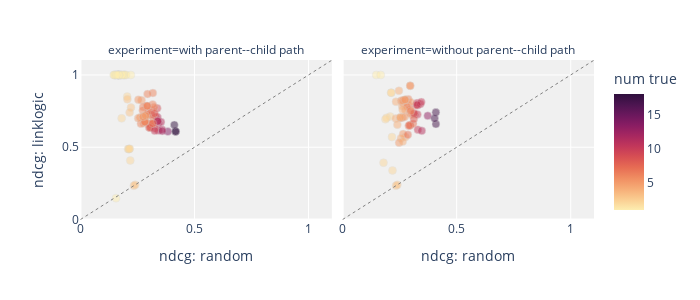
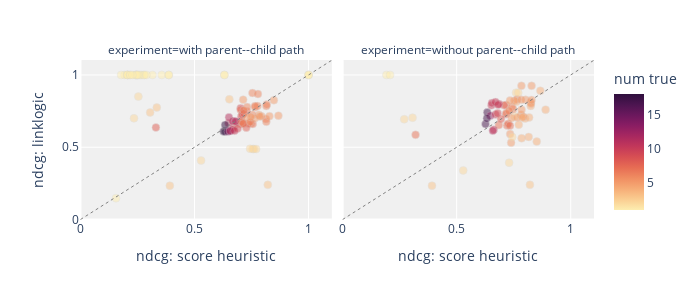
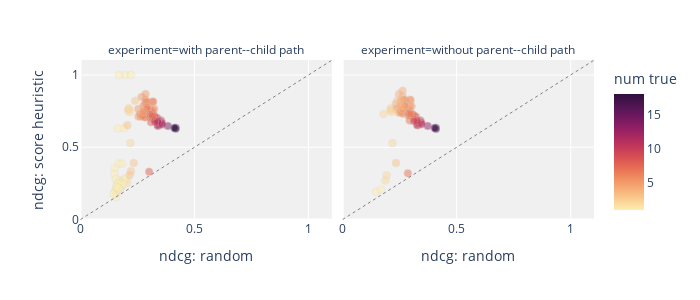

These figures' notebook cell, in order:
### Code cell
overlay = 'num true'
M = pd.DataFrame(metrics)  

plot_scatter_with_facets(M=M, x='ndcg: random', y='ndcg: linklogic', color=overlay, filename=None)
plot_scatter_with_facets(M=M, x='ndcg: score heuristic', y='ndcg: linklogic', color=overlay, filename=None)
plot_scatter_with_facets(M=M, x='ndcg: random', y='ndcg: score heuristic', color=overlay, filename=None)

### Figure 1 — Plotly figure (JSON) as saved in the notebook; plotly's stock layout.template omitted (floating-point values rounded to 4 significant figures; data arrays with more than 128 entries replaced by an {"elided": "..."} marker saying what was removed)
{"data": [{"customdata": {"elided": "98x2 mixed values"}, "hovertemplate": "experiment=with parent--child path<br>ndcg: random=%{x}<br>ndcg: linklogic=%{y}<br>query triple=%{customdata[0]}<br>kge score=%{customdata[1]}<br>num true=%{marker.color}<extra></extra>", "legendgroup": "", "marker": {"color": [2, 18, 1, 8, 2, 2, 5, 6, 18, 5, 1, 11, 7, 1, 1, 1, 1, 1, 1, 7, 9, 1, 11, 1, 9, 2, 1, 11, 1, 1, 1, 2, 1, 7, 6, 1, 6, 1, 5, 6, 14, 11, 8, 7, 1, 6, 6, 3, 11, 5, 6, 8, 7, 2, 1, 1, 1, 1, 8, 1, 11, 5, 9, 6, 12, 1, 3, 5, 6, 8, 1, 5, 18, 3, 6, 1, 6, 5, 11, 1, 3, 10, 6, 1, 1, 6, 1, 1, 1, 2, 7, 5, 6, 6, 6, 3, 5, 5], "coloraxis": "coloraxis", "line": {"color": "lightgrey", "width": 0.5}, "opacity": 0.5, "size": 8, "symbol": "circle"}, "mode": "markers", "name": "", "orientation": "v", "showlegend": false, "type": "scatter", "x": [0.2135, 0.417, 0.172, 0.3089, 0.1805, 0.2048, 0.299, 0.2837, 0.4173, 0.2775, 0.1557, 0.3411, 0.3048, 0.1636, 0.1665, 0.1909, 0.192, 0.1498, 0.1675, 0.3055, 0.3367, 0.1538, 0.3378, 0.1492, 0.3304, 0.2183, 0.1635, 0.3532, 0.1968, 0.1661, 0.1861, 0.2085, 0.1554, 0.3137, 0.3189, 0.1757, 0.3232, 0.1642, 0.2826, 0.2647, 0.3832, 0.3415, 0.3114, 0.3134, 0.1533, 0.2941, 0.285, 0.2213, 0.3573, 0.2858, 0.3173, 0.3007, 0.299, 0.2119, 0.1454, 0.1999, 0.1684, 0.1771, 0.3247, 0.1793, 0.3399, 0.253, 0.3264, 0.2939, 0.3584, 0.1891, 0.2339, 0.2678, 0.2902, 0.3046, 0.1714, 0.2537, 0.4114, 0.2056, 0.2744, 0.2209, 0.3165, 0.2604, 0.3384, 0.1652, 0.2399, 0.3256, 0.2817, 0.1621, 0.1644, 0.2729, 0.182, 0.1684, 0.1573, 0.216, 0.3166, 0.2747, 0.2819, 0.2916, 0.2931, 0.2154, 0.274, 0.2852], "xaxis": "x", "y": [0.4878, 0.6093, 1, 0.6384, 0.7, 0.8503, 0.7239, 0.6762, 0.6095, 0.6666, 0.1475, 0.6659, 0.6599, 1, 1, 1, 1, 1, 1, 0.6603, 0.77, 1, 0.7074, 1, 0.7123, 0.408, 1, 0.6744, 1, 1, 1, 0.4875, 1, 0.758, 0.6959, 1, 0.7761, 1, 0.7145, 0.663, 0.6085, 0.6155, 0.7253, 0.6635, 1, 0.7247, 0.6758, 0.7743, 0.6225, 0.715, 0.8751, 0.6364, 0.7491, 0.4871, 1, 1, 1, 1, 0.7344, 1, 0.6806, 0.7005, 0.6289, 0.8682, 0.6115, 1, 0.2339, 0.8254, 0.7846, 0.6355, 1, 0.8292, 0.6545, 0.8314, 0.7778, 1, 0.7956, 0.7054, 0.6797, 1, 0.2399, 0.6136, 0.6751, 1, 1, 0.7549, 1, 1, 1, 0.4896, 0.6639, 0.713, 0.6752, 0.7852, 0.7849, 0.7405, 0.7094, 0.7185], "yaxis": "y"}, {"customdata": {"elided": "66x2 mixed values"}, "hovertemplate": "experiment=without parent--child path<br>ndcg: random=%{x}<br>ndcg: linklogic=%{y}<br>query triple=%{customdata[0]}<br>kge score=%{customdata[1]}<br>num true=%{marker.color}<extra></extra>", "legendgroup": "", "marker": {"color": [2, 17, 7, 1, 1, 4, 5, 17, 4, 10, 6, 6, 8, 10, 8, 2, 10, 2, 6, 5, 5, 4, 5, 13, 10, 7, 6, 5, 5, 2, 10, 4, 5, 7, 6, 2, 7, 10, 4, 8, 5, 11, 3, 4, 5, 7, 4, 17, 2, 5, 5, 4, 10, 3, 9, 5, 5, 2, 6, 4, 5, 5, 5, 2, 4, 4], "coloraxis": "coloraxis", "line": {"color": "lightgrey", "width": 0.5}, "opacity": 0.5, "size": 8, "symbol": "circle"}, "mode": "markers", "name": "", "orientation": "v", "showlegend": false, "type": "scatter", "x": [0.2138, 0.4087, 0.294, 0.1472, 0.1672, 0.2757, 0.2652, 0.409, 0.2557, 0.3293, 0.2879, 0.2885, 0.3224, 0.3262, 0.3162, 0.2186, 0.341, 0.2087, 0.2962, 0.2983, 0.3023, 0.2605, 0.2474, 0.3731, 0.3297, 0.2963, 0.296, 0.275, 0.2664, 0.1929, 0.345, 0.2635, 0.2967, 0.2861, 0.2823, 0.2122, 0.3091, 0.3282, 0.2331, 0.3125, 0.2747, 0.3471, 0.2339, 0.2468, 0.2713, 0.2898, 0.2338, 0.4032, 0.1791, 0.2565, 0.296, 0.24, 0.3267, 0.2399, 0.3131, 0.2633, 0.2551, 0.2163, 0.299, 0.2532, 0.2635, 0.2726, 0.274, 0.1877, 0.2525, 0.2629], "xaxis": "x2", "y": [0.8772, 0.7411, 0.653, 1, 1, 0.5715, 0.5917, 0.6601, 0.5624, 0.7901, 0.8324, 0.7921, 0.7904, 0.8059, 0.7288, 0.3394, 0.7989, 0.7129, 0.7367, 0.8118, 0.7255, 0.7859, 0.5307, 0.7174, 0.6217, 0.6509, 0.7636, 0.7599, 0.8004, 0.7044, 0.8129, 0.5388, 0.9248, 0.5859, 0.7791, 0.8772, 0.6626, 0.7268, 0.6981, 0.6957, 0.8277, 0.6133, 0.2339, 0.8907, 0.8272, 0.649, 0.8147, 0.6997, 0.3929, 0.8222, 0.9247, 0.6563, 0.7931, 0.2399, 0.7351, 0.823, 0.7016, 0.5706, 0.7513, 0.7065, 0.705, 0.7106, 0.8282, 0.6934, 0.7056, 0.7601], "yaxis": "y2"}], "layout": {"annotations": [{"font": {}, "showarrow": false, "text": "experiment=with parent--child path", "x": 0.245, "xanchor": "center", "xref": "paper", "y": 1, "yanchor": "bottom", "yref": "paper"}, {"font": {}, "showarrow": false, "text": "experiment=without parent--child path", "x": 0.755, "xanchor": "center", "xref": "paper", "y": 1, "yanchor": "bottom", "yref": "paper"}], "coloraxis": {"colorbar": {"title": {"text": "num true"}}, "colorscale": [[0, "rgb(253, 237, 176)"], [0.09091, "rgb(250, 205, 145)"], [0.1818, "rgb(246, 173, 119)"], [0.2727, "rgb(240, 142, 98)"], [0.3636, "rgb(231, 109, 84)"], [0.4545, "rgb(216, 80, 83)"], [0.5455, "rgb(195, 56, 90)"], [0.6364, "rgb(168, 40, 96)"], [0.7273, "rgb(138, 29, 99)"], [0.8182, "rgb(107, 24, 93)"], [0.9091, "rgb(76, 21, 80)"], [1, "rgb(47, 15, 61)"]]}, "height": 300, "legend": {"tracegroupgap": 0}, "margin": {"t": 60}, "plot_bgcolor": "#f0f0f0", "shapes": [{"line": {"color": "gray", "dash": "dot", "width": 1}, "type": "line", "x0": 0, "x1": 1.1, "xref": "x", "y0": 0, "y1": 1.1, "yref": "y"}, {"line": {"color": "gray", "dash": "dot", "width": 1}, "type": "line", "x0": 0, "x1": 1.1, "xref": "x2", "y0": 0, "y1": 1.1, "yref": "y2"}], "width": 700, "xaxis": {"anchor": "y", "autorange": true, "domain": [0, 0.49], "range": [-0.002163, 1.102], "title": {"text": "ndcg: random"}, "type": "linear"}, "xaxis2": {"anchor": "y2", "autorange": true, "domain": [0.51, 1], "matches": "x", "range": [-0.002163, 1.102], "title": {"text": "ndcg: random"}, "type": "linear"}, "yaxis": {"anchor": "x", "autorange": true, "domain": [0, 1], "range": [-0.003459, 1.103], "title": {"text": "ndcg: linklogic"}, "type": "linear"}, "yaxis2": {"anchor": "x2", "autorange": true, "domain": [0, 1], "matches": "y", "range": [-0.003459, 1.103], "showticklabels": false, "type": "linear"}}}

### Figure 2 — Plotly figure (JSON) as saved in the notebook; plotly's stock layout.template omitted (floating-point values rounded to 4 significant figures; data arrays with more than 128 entries replaced by an {"elided": "..."} marker saying what was removed)
{"data": [{"customdata": {"elided": "98x2 mixed values"}, "hovertemplate": "experiment=with parent--child path<br>ndcg: score heuristic=%{x}<br>ndcg: linklogic=%{y}<br>query triple=%{customdata[0]}<br>kge score=%{customdata[1]}<br>num true=%{marker.color}<extra></extra>", "legendgroup": "", "marker": {"color": [2, 18, 1, 8, 2, 2, 5, 6, 18, 5, 1, 11, 7, 1, 1, 1, 1, 1, 1, 7, 9, 1, 11, 1, 9, 2, 1, 11, 1, 1, 1, 2, 1, 7, 6, 1, 6, 1, 5, 6, 14, 11, 8, 7, 1, 6, 6, 3, 11, 5, 6, 8, 7, 2, 1, 1, 1, 1, 8, 1, 11, 5, 9, 6, 12, 1, 3, 5, 6, 8, 1, 5, 18, 3, 6, 1, 6, 5, 11, 1, 3, 10, 6, 1, 1, 6, 1, 1, 1, 2, 7, 5, 6, 6, 6, 3, 5, 5], "coloraxis": "coloraxis", "line": {"color": "lightgrey", "width": 0.5}, "opacity": 0.5, "size": 8, "symbol": "circle"}, "mode": "markers", "name": "", "orientation": "v", "showlegend": false, "type": "scatter", "x": [0.7602, 0.6349, 0.2702, 0.6734, 0.2345, 0.2538, 0.7819, 0.7072, 0.6273, 0.7477, 0.1556, 0.6489, 0.7553, 0.2058, 0.2058, 0.6309, 0.2789, 0.3562, 0.3869, 0.7015, 0.702, 0.1934, 0.6509, 0.3155, 0.7048, 0.5287, 0.2447, 0.6841, 1, 0.25, 0.2626, 0.755, 0.2789, 0.7024, 0.8132, 0.2447, 0.7653, 0.6309, 0.7936, 0.7134, 0.6471, 0.6567, 0.7098, 0.7366, 0.2058, 0.7533, 0.8148, 0.3345, 0.6673, 0.8285, 0.754, 0.3307, 0.7294, 0.7701, 0.1781, 0.2891, 1, 0.256, 0.7171, 0.2398, 0.6675, 0.7642, 0.689, 0.7781, 0.6564, 0.2447, 0.3917, 0.8479, 0.8148, 0.7271, 0.2038, 0.7134, 0.6338, 0.6528, 0.7305, 1, 0.8166, 0.7294, 0.679, 0.2058, 0.8212, 0.6756, 0.7065, 0.2181, 0.25, 0.7159, 0.3869, 0.2181, 0.2277, 0.7436, 0.714, 0.7855, 0.7444, 0.7762, 0.7653, 0.3054, 0.7468, 0.8678], "xaxis": "x", "y": [0.4878, 0.6093, 1, 0.6384, 0.7, 0.8503, 0.7239, 0.6762, 0.6095, 0.6666, 0.1475, 0.6659, 0.6599, 1, 1, 1, 1, 1, 1, 0.6603, 0.77, 1, 0.7074, 1, 0.7123, 0.408, 1, 0.6744, 1, 1, 1, 0.4875, 1, 0.758, 0.6959, 1, 0.7761, 1, 0.7145, 0.663, 0.6085, 0.6155, 0.7253, 0.6635, 1, 0.7247, 0.6758, 0.7743, 0.6225, 0.715, 0.8751, 0.6364, 0.7491, 0.4871, 1, 1, 1, 1, 0.7344, 1, 0.6806, 0.7005, 0.6289, 0.8682, 0.6115, 1, 0.2339, 0.8254, 0.7846, 0.6355, 1, 0.8292, 0.6545, 0.8314, 0.7778, 1, 0.7956, 0.7054, 0.6797, 1, 0.2399, 0.6136, 0.6751, 1, 1, 0.7549, 1, 1, 1, 0.4896, 0.6639, 0.713, 0.6752, 0.7852, 0.7849, 0.7405, 0.7094, 0.7185], "yaxis": "y"}, {"customdata": {"elided": "66x2 mixed values"}, "hovertemplate": "experiment=without parent--child path<br>ndcg: score heuristic=%{x}<br>ndcg: linklogic=%{y}<br>query triple=%{customdata[0]}<br>kge score=%{customdata[1]}<br>num true=%{marker.color}<extra></extra>", "legendgroup": "", "marker": {"color": [2, 17, 7, 1, 1, 4, 5, 17, 4, 10, 6, 6, 8, 10, 8, 2, 10, 2, 6, 5, 5, 4, 5, 13, 10, 7, 6, 5, 5, 2, 10, 4, 5, 7, 6, 2, 7, 10, 4, 8, 5, 11, 3, 4, 5, 7, 4, 17, 2, 5, 5, 4, 10, 3, 9, 5, 5, 2, 6, 4, 5, 5, 5, 2, 4, 4], "coloraxis": "coloraxis", "line": {"color": "lightgrey", "width": 0.5}, "opacity": 0.5, "size": 8, "symbol": "circle"}, "mode": "markers", "name": "", "orientation": "v", "showlegend": false, "type": "scatter", "x": [0.7602, 0.634, 0.6851, 0.192, 0.208, 0.8159, 0.7345, 0.6265, 0.7849, 0.6527, 0.7653, 0.7171, 0.7083, 0.6544, 0.7164, 0.5287, 0.6856, 0.755, 0.7181, 0.8242, 0.7827, 0.8246, 0.7388, 0.6476, 0.6626, 0.721, 0.7476, 0.7845, 0.8262, 0.3066, 0.6702, 0.8511, 0.784, 0.3198, 0.7424, 0.7701, 0.7262, 0.6705, 0.8001, 0.6944, 0.8022, 0.6585, 0.3917, 0.867, 0.8285, 0.734, 0.7617, 0.6327, 0.73, 0.7531, 0.8285, 0.7724, 0.6815, 0.8212, 0.6799, 0.7338, 0.7407, 0.7436, 0.7295, 0.8178, 0.7659, 0.7928, 0.7838, 0.27, 0.7871, 0.89], "xaxis": "x2", "y": [0.8772, 0.7411, 0.653, 1, 1, 0.5715, 0.5917, 0.6601, 0.5624, 0.7901, 0.8324, 0.7921, 0.7904, 0.8059, 0.7288, 0.3394, 0.7989, 0.7129, 0.7367, 0.8118, 0.7255, 0.7859, 0.5307, 0.7174, 0.6217, 0.6509, 0.7636, 0.7599, 0.8004, 0.7044, 0.8129, 0.5388, 0.9248, 0.5859, 0.7791, 0.8772, 0.6626, 0.7268, 0.6981, 0.6957, 0.8277, 0.6133, 0.2339, 0.8907, 0.8272, 0.649, 0.8147, 0.6997, 0.3929, 0.8222, 0.9247, 0.6563, 0.7931, 0.2399, 0.7351, 0.823, 0.7016, 0.5706, 0.7513, 0.7065, 0.705, 0.7106, 0.8282, 0.6934, 0.7056, 0.7601], "yaxis": "y2"}], "layout": {"annotations": [{"font": {}, "showarrow": false, "text": "experiment=with parent--child path", "x": 0.245, "xanchor": "center", "xref": "paper", "y": 1, "yanchor": "bottom", "yref": "paper"}, {"font": {}, "showarrow": false, "text": "experiment=without parent--child path", "x": 0.755, "xanchor": "center", "xref": "paper", "y": 1, "yanchor": "bottom", "yref": "paper"}], "coloraxis": {"colorbar": {"title": {"text": "num true"}}, "colorscale": [[0, "rgb(253, 237, 176)"], [0.09091, "rgb(250, 205, 145)"], [0.1818, "rgb(246, 173, 119)"], [0.2727, "rgb(240, 142, 98)"], [0.3636, "rgb(231, 109, 84)"], [0.4545, "rgb(216, 80, 83)"], [0.5455, "rgb(195, 56, 90)"], [0.6364, "rgb(168, 40, 96)"], [0.7273, "rgb(138, 29, 99)"], [0.8182, "rgb(107, 24, 93)"], [0.9091, "rgb(76, 21, 80)"], [1, "rgb(47, 15, 61)"]]}, "height": 300, "legend": {"tracegroupgap": 0}, "margin": {"t": 60}, "plot_bgcolor": "#f0f0f0", "shapes": [{"line": {"color": "gray", "dash": "dot", "width": 1}, "type": "line", "x0": 0, "x1": 1.1, "xref": "x", "y0": 0, "y1": 1.1, "yref": "y"}, {"line": {"color": "gray", "dash": "dot", "width": 1}, "type": "line", "x0": 0, "x1": 1.1, "xref": "x2", "y0": 0, "y1": 1.1, "yref": "y2"}], "width": 700, "xaxis": {"anchor": "y", "autorange": true, "domain": [0, 0.49], "range": [-0.002163, 1.102], "title": {"text": "ndcg: score heuristic"}, "type": "linear"}, "xaxis2": {"anchor": "y2", "autorange": true, "domain": [0.51, 1], "matches": "x", "range": [-0.002163, 1.102], "title": {"text": "ndcg: score heuristic"}, "type": "linear"}, "yaxis": {"anchor": "x", "autorange": true, "domain": [0, 1], "range": [-0.003459, 1.103], "title": {"text": "ndcg: linklogic"}, "type": "linear"}, "yaxis2": {"anchor": "x2", "autorange": true, "domain": [0, 1], "matches": "y", "range": [-0.003459, 1.103], "showticklabels": false, "type": "linear"}}}

### Figure 3 — Plotly figure (JSON) as saved in the notebook; plotly's stock layout.template omitted (floating-point values rounded to 4 significant figures; data arrays with more than 128 entries replaced by an {"elided": "..."} marker saying what was removed)
{"data": [{"customdata": {"elided": "98x2 mixed values"}, "hovertemplate": "experiment=with parent--child path<br>ndcg: random=%{x}<br>ndcg: score heuristic=%{y}<br>query triple=%{customdata[0]}<br>kge score=%{customdata[1]}<br>num true=%{marker.color}<extra></extra>", "legendgroup": "", "marker": {"color": [2, 18, 1, 8, 2, 2, 5, 6, 18, 5, 1, 11, 7, 1, 1, 1, 1, 1, 1, 7, 9, 1, 11, 1, 9, 2, 1, 11, 1, 1, 1, 2, 1, 7, 6, 1, 6, 1, 5, 6, 14, 11, 8, 7, 1, 6, 6, 3, 11, 5, 6, 8, 7, 2, 1, 1, 1, 1, 8, 1, 11, 5, 9, 6, 12, 1, 3, 5, 6, 8, 1, 5, 18, 3, 6, 1, 6, 5, 11, 1, 3, 10, 6, 1, 1, 6, 1, 1, 1, 2, 7, 5, 6, 6, 6, 3, 5, 5], "coloraxis": "coloraxis", "line": {"color": "lightgrey", "width": 0.5}, "opacity": 0.5, "size": 8, "symbol": "circle"}, "mode": "markers", "name": "", "orientation": "v", "showlegend": false, "type": "scatter", "x": [0.2135, 0.417, 0.172, 0.3089, 0.1805, 0.2048, 0.299, 0.2837, 0.4173, 0.2775, 0.1557, 0.3411, 0.3048, 0.1636, 0.1665, 0.1909, 0.192, 0.1498, 0.1675, 0.3055, 0.3367, 0.1538, 0.3378, 0.1492, 0.3304, 0.2183, 0.1635, 0.3532, 0.1968, 0.1661, 0.1861, 0.2085, 0.1554, 0.3137, 0.3189, 0.1757, 0.3232, 0.1642, 0.2826, 0.2647, 0.3832, 0.3415, 0.3114, 0.3134, 0.1533, 0.2941, 0.285, 0.2213, 0.3573, 0.2858, 0.3173, 0.3007, 0.299, 0.2119, 0.1454, 0.1999, 0.1684, 0.1771, 0.3247, 0.1793, 0.3399, 0.253, 0.3264, 0.2939, 0.3584, 0.1891, 0.2339, 0.2678, 0.2902, 0.3046, 0.1714, 0.2537, 0.4114, 0.2056, 0.2744, 0.2209, 0.3165, 0.2604, 0.3384, 0.1652, 0.2399, 0.3256, 0.2817, 0.1621, 0.1644, 0.2729, 0.182, 0.1684, 0.1573, 0.216, 0.3166, 0.2747, 0.2819, 0.2916, 0.2931, 0.2154, 0.274, 0.2852], "xaxis": "x", "y": [0.7602, 0.6349, 0.2702, 0.6734, 0.2345, 0.2538, 0.7819, 0.7072, 0.6273, 0.7477, 0.1556, 0.6489, 0.7553, 0.2058, 0.2058, 0.6309, 0.2789, 0.3562, 0.3869, 0.7015, 0.702, 0.1934, 0.6509, 0.3155, 0.7048, 0.5287, 0.2447, 0.6841, 1, 0.25, 0.2626, 0.755, 0.2789, 0.7024, 0.8132, 0.2447, 0.7653, 0.6309, 0.7936, 0.7134, 0.6471, 0.6567, 0.7098, 0.7366, 0.2058, 0.7533, 0.8148, 0.3345, 0.6673, 0.8285, 0.754, 0.3307, 0.7294, 0.7701, 0.1781, 0.2891, 1, 0.256, 0.7171, 0.2398, 0.6675, 0.7642, 0.689, 0.7781, 0.6564, 0.2447, 0.3917, 0.8479, 0.8148, 0.7271, 0.2038, 0.7134, 0.6338, 0.6528, 0.7305, 1, 0.8166, 0.7294, 0.679, 0.2058, 0.8212, 0.6756, 0.7065, 0.2181, 0.25, 0.7159, 0.3869, 0.2181, 0.2277, 0.7436, 0.714, 0.7855, 0.7444, 0.7762, 0.7653, 0.3054, 0.7468, 0.8678], "yaxis": "y"}, {"customdata": {"elided": "66x2 mixed values"}, "hovertemplate": "experiment=without parent--child path<br>ndcg: random=%{x}<br>ndcg: score heuristic=%{y}<br>query triple=%{customdata[0]}<br>kge score=%{customdata[1]}<br>num true=%{marker.color}<extra></extra>", "legendgroup": "", "marker": {"color": [2, 17, 7, 1, 1, 4, 5, 17, 4, 10, 6, 6, 8, 10, 8, 2, 10, 2, 6, 5, 5, 4, 5, 13, 10, 7, 6, 5, 5, 2, 10, 4, 5, 7, 6, 2, 7, 10, 4, 8, 5, 11, 3, 4, 5, 7, 4, 17, 2, 5, 5, 4, 10, 3, 9, 5, 5, 2, 6, 4, 5, 5, 5, 2, 4, 4], "coloraxis": "coloraxis", "line": {"color": "lightgrey", "width": 0.5}, "opacity": 0.5, "size": 8, "symbol": "circle"}, "mode": "markers", "name": "", "orientation": "v", "showlegend": false, "type": "scatter", "x": [0.2138, 0.4087, 0.294, 0.1472, 0.1672, 0.2757, 0.2652, 0.409, 0.2557, 0.3293, 0.2879, 0.2885, 0.3224, 0.3262, 0.3162, 0.2186, 0.341, 0.2087, 0.2962, 0.2983, 0.3023, 0.2605, 0.2474, 0.3731, 0.3297, 0.2963, 0.296, 0.275, 0.2664, 0.1929, 0.345, 0.2635, 0.2967, 0.2861, 0.2823, 0.2122, 0.3091, 0.3282, 0.2331, 0.3125, 0.2747, 0.3471, 0.2339, 0.2468, 0.2713, 0.2898, 0.2338, 0.4032, 0.1791, 0.2565, 0.296, 0.24, 0.3267, 0.2399, 0.3131, 0.2633, 0.2551, 0.2163, 0.299, 0.2532, 0.2635, 0.2726, 0.274, 0.1877, 0.2525, 0.2629], "xaxis": "x2", "y": [0.7602, 0.634, 0.6851, 0.192, 0.208, 0.8159, 0.7345, 0.6265, 0.7849, 0.6527, 0.7653, 0.7171, 0.7083, 0.6544, 0.7164, 0.5287, 0.6856, 0.755, 0.7181, 0.8242, 0.7827, 0.8246, 0.7388, 0.6476, 0.6626, 0.721, 0.7476, 0.7845, 0.8262, 0.3066, 0.6702, 0.8511, 0.784, 0.3198, 0.7424, 0.7701, 0.7262, 0.6705, 0.8001, 0.6944, 0.8022, 0.6585, 0.3917, 0.867, 0.8285, 0.734, 0.7617, 0.6327, 0.73, 0.7531, 0.8285, 0.7724, 0.6815, 0.8212, 0.6799, 0.7338, 0.7407, 0.7436, 0.7295, 0.8178, 0.7659, 0.7928, 0.7838, 0.27, 0.7871, 0.89], "yaxis": "y2"}], "layout": {"annotations": [{"font": {}, "showarrow": false, "text": "experiment=with parent--child path", "x": 0.245, "xanchor": "center", "xref": "paper", "y": 1, "yanchor": "bottom", "yref": "paper"}, {"font": {}, "showarrow": false, "text": "experiment=without parent--child path", "x": 0.755, "xanchor": "center", "xref": "paper", "y": 1, "yanchor": "bottom", "yref": "paper"}], "coloraxis": {"colorbar": {"title": {"text": "num true"}}, "colorscale": [[0, "rgb(253, 237, 176)"], [0.09091, "rgb(250, 205, 145)"], [0.1818, "rgb(246, 173, 119)"], [0.2727, "rgb(240, 142, 98)"], [0.3636, "rgb(231, 109, 84)"], [0.4545, "rgb(216, 80, 83)"], [0.5455, "rgb(195, 56, 90)"], [0.6364, "rgb(168, 40, 96)"], [0.7273, "rgb(138, 29, 99)"], [0.8182, "rgb(107, 24, 93)"], [0.9091, "rgb(76, 21, 80)"], [1, "rgb(47, 15, 61)"]]}, "height": 300, "legend": {"tracegroupgap": 0}, "margin": {"t": 60}, "plot_bgcolor": "#f0f0f0", "shapes": [{"line": {"color": "gray", "dash": "dot", "width": 1}, "type": "line", "x0": 0, "x1": 1.1, "xref": "x", "y0": 0, "y1": 1.1, "yref": "y"}, {"line": {"color": "gray", "dash": "dot", "width": 1}, "type": "line", "x0": 0, "x1": 1.1, "xref": "x2", "y0": 0, "y1": 1.1, "yref": "y2"}], "width": 700, "xaxis": {"anchor": "y", "autorange": true, "domain": [0, 0.49], "range": [-0.002163, 1.102], "title": {"text": "ndcg: random"}, "type": "linear"}, "xaxis2": {"anchor": "y2", "autorange": true, "domain": [0.51, 1], "matches": "x", "range": [-0.002163, 1.102], "title": {"text": "ndcg: random"}, "type": "linear"}, "yaxis": {"anchor": "x", "autorange": true, "domain": [0, 1], "range": [-0.003459, 1.103], "title": {"text": "ndcg: score heuristic"}, "type": "linear"}, "yaxis2": {"anchor": "x2", "autorange": true, "domain": [0, 1], "matches": "y", "range": [-0.003459, 1.103], "showticklabels": false, "type": "linear"}}}
